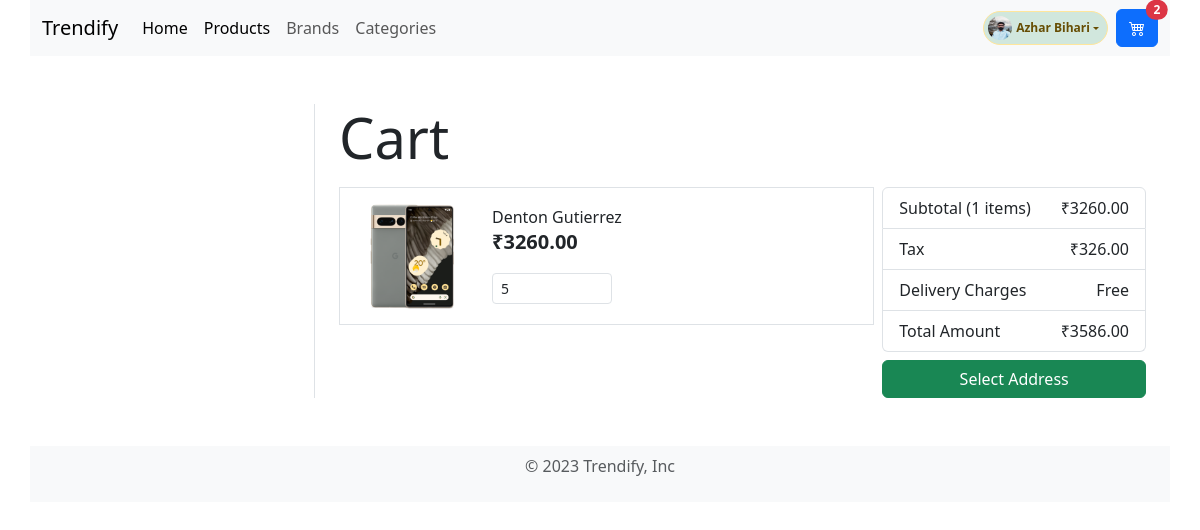
Page /carts/ (signed in) on the committed database.
### accounts/models.py (models this page shows)
class Account(AbstractUser):
    bio = models.TextField(blank=True, null=True)
    avatar = models.ImageField(
        upload_to='avatars/',
        blank=True,
        null=True,
        default='avatars/default_avatar.png'
    )
    SEX_CHOICES = (
        ('M', 'Male'),
        ('F', 'Female'),
        ('O', 'Other'),
    )
    date_of_birth = models.DateField(null=True, blank=True)
    sex = models.CharField(
        max_length=1, choices=SEX_CHOICES, blank=True, null=True)

### carts/models.py (models this page shows, shortened)
class CartItem(models.Model):
    cart = models.ForeignKey(
        Cart, on_delete=models.CASCADE, related_name='items')
    product = models.ForeignKey(Product, on_delete=models.CASCADE)
    quantity = models.PositiveIntegerField(default=1)
    @property
    def total(self):
        return self.product.price * self.quantity

class Cart(models.Model):
    user = models.OneToOneField(User, on_delete=models.CASCADE)
    created_at = models.DateTimeField(auto_now_add=True)
    updated_at = models.DateTimeField(auto_now=True)
    @property
    def item_count(self):
        return self.items.count()
    @property
    def subtotal(self):
        return sum(item.total for item in self.items.all())
    @property
    def tax(self):
        return self.subtotal * Decimal('0.10')  # 10% tax rate
    @property
    def total(self):
        return self.subtotal + self.tax

### products/models.py (models this page shows, shortened)
class Product(models.Model):
    name = models.CharField(max_length=255)
    slug = models.SlugField(unique=True)
    description = models.TextField()
    price = models.DecimalField(max_digits=10, decimal_places=2)
    category = models.ForeignKey(Category, on_delete=models.PROTECT)
    brand = models.ForeignKey(Brand, on_delete=models.PROTECT)
    image = models.ImageField(upload_to='products/',
                              blank=True, null=True, default='products/default.png')

### carts/views.py (the view)
# urls.py: path('', CartDetailView.as_view(), name="cart-detail"),
class CartDetailView(LoginRequiredMixin, DetailView):
    model = Cart
    def get_object(self, queryset=None):
        return self.request.user.cart

### carts/templates/carts/cart_detail.html (shortened to what this page needs)
{% extends 'base.html' %}
{% block content %}
<div class="container">
    <div class="display-4">Cart</div>
    <div class="row mt-2 g-2">
        {% if cart.items.exists %}
        <div class="col-sm-8">
            <div class="table-responsive">
                <table class="table table-bordered">
                    <tbody>
                        {% for item in cart.items.all %}
                        <tr>
                            <td class="d-flex align-items-center">
                                <img src="{{ item.product.image.url }}" alt="Product Image" class="img-fluid me-4"
                                    style="width: 120px;">
                                <div>
                                    <h4 class="h6 mb-0">{{ item.product.name }}</h4>
                                    <p class="lead fw-bold">₹{{ item.total|floatformat:2 }}</p>
                                    <form method="POST" action="{% url 'update-cart-item-quantity' pk=item.pk %}">
                                        <input type="number" name="quantity" class="form-control form-control-sm"
                                            value="{{ item.quantity }}" min="1" style="width: 120px;"
                                            onchange="Number.isInteger(Number(this.value)) ? this.form.submit() : (alert('Please enter a valid integer value.'), this.value='{{ item.quantity }}')">
                                    </form>
                                </div>
                            </td>
                        </tr>
                        {% endfor %}
                    </tbody>
                </table>
            </div>
        </div>
        <div class="col">
            <ul class="list-group">
                <li class="list-group-item d-flex justify-content-between align-items-center">
                    Subtotal ({{ cart.item_count }} items)
                    <span class="">₹{{ cart.subtotal|floatformat:2 }}</span>
                </li>
                <li class="list-group-item d-flex justify-content-between align-items-center">
                    Tax
                    <span class="">₹{{ cart.tax|floatformat:2 }}</span>
                </li>
                <li class="list-group-item d-flex justify-content-between align-items-center">
                    Delivery Charges
                    <span class="">Free</span>
                </li>
                <li class="list-group-item d-flex justify-content-between align-items-center">
                    Total Amount
                    <span class="">₹{{ cart.total|floatformat:2 }}</span>
                </li>
            </ul>
            <div class="mt-2">
                <form method="POST" action="{% url 'order-create' %}">
                    <div class="d-grid gap-2">
                        <button type="submit" class="btn btn-success">Select Address</button>
                    </div>
                </form>
            </div>
        </div>
        {% else %}
        <p>Your cart is empty.</p>
        {% endif %}
    </div>
</div>
{% endblock %}

### templates/components/header.html (shortened to what this page needs)
<header>
    <nav class="container navbar navbar-expand-lg bg-body-tertiary">
        <div class="container">
            <a class="navbar-brand ms-2 ms-sm-0" aria-current="page" to="/">Trendify</a>
            <div class="offcanvas offcanvas-start" tabindex="-1" id="navbarOffcanvasLg"
                aria-labelledby="navbarOffcanvasLgLabel">
                <div class="offcanvas-body">
                    <ul class="navbar-nav justify-content-start flex-grow-1 pe-3">
                        <li class="nav-item">
                            <a class="nav-link active" aria-current="page" href="{% url 'home' %}">Home</a>
                        </li>
                        <li class="nav-item">
                            <a class="nav-link active" aria-current="page" href="{% url 'product-list' %}">Products</a>
                        </li>
                        <li class="nav-item">
                            <a class="nav-link" href="{% url 'brand-list' %}">Brands</a>
                        </li>
                        <li class="nav-item">
                            <a class="nav-link" href="{% url 'category-list' %}">Categories</a>
                        </li>
                    </ul>
                </div>
            </div>
            {% if user.is_authenticated %}
            <div class="dropdown ms-auto">
                <a href="#" data-bs-toggle="dropdown" aria-expanded="false"
                    class="text-decoration-none dropdown-toggle badge d-flex align-items-center p-1 pe-2 text-warning-emphasis bg-success-subtle border border-warning-subtle rounded-pill">
                    <img src="{{ user.avatar.url }}" alt="" width="24" height="24" class="rounded-circle me-1">
                    {{ user.get_full_name|default:user.username }}
                </a>
            </div>
            <a type="button" class="btn btn-primary position-relative ms-2" href="{% url 'cart-detail' %}">
                <i class="bi bi-cart4"></i>
                <span class="position-absolute top-0 start-100 translate-middle badge rounded-pill bg-danger">2
                </span>
            </a>
            {% else %}
            <div class="ms-auto">
                <a class="btn btn-primary btn-sm me-1" href="{% url 'login' %}">Login</a>
                <a class="btn btn-outline-secondary btn-sm" href="{% url 'register' %}">Register
                </a>
            </div>
            {% endif %}
        </div>
    </nav>
</header>

### rows in the picture
Account: avatar (picture), get_full_name "Azhar Bihari"
CartItem: product.image (picture), product.name "Denton Gutierrez", total "3260.00", quantity "5"
Cart: item_count "1", subtotal "3260.00", tax "326.00", total "3586.00"
